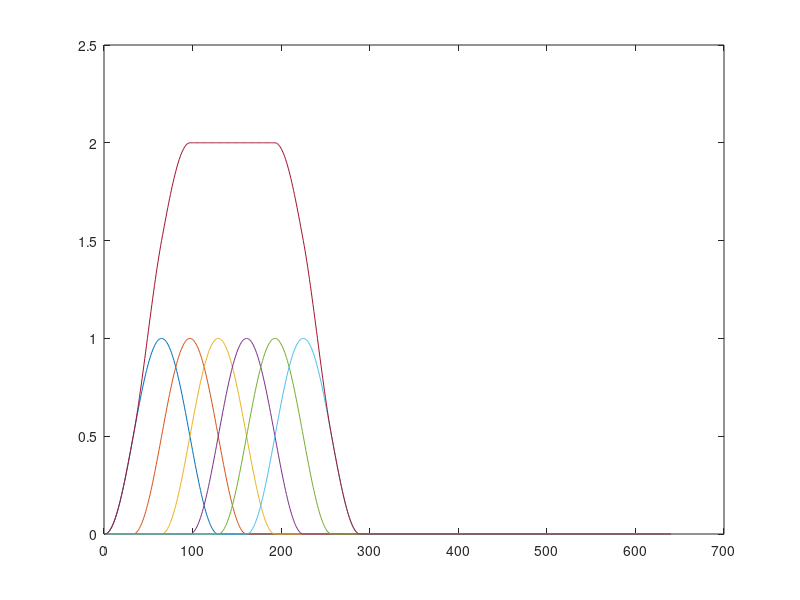

MATLAB code for this plot:
clear all;
window_size = 128;
index2 = 1:window_size*5;
win = hann(window_size, 'periodic');
% win = hann(window_size, 'symmetric');
sig1 = zeros(window_size*5, 1);
sig2 = zeros(window_size*5, 1);
sig3 = zeros(window_size*5, 1);
sig4 = zeros(window_size*5, 1);
sig5 = zeros(window_size*5, 1);
sig6 = zeros(window_size*5, 1);

sig1(1:window_size) = win';
gap = 0.25;
sig2( 1+window_size*gap : window_size*gap+window_size) = win';
sig3( 1+window_size*gap*2 : window_size*gap*2+window_size) = win';
sig4( 1+window_size*gap*3 : window_size*gap*3+window_size) = win';
sig5( 1+window_size*gap*4 : window_size*gap*4+window_size) = win';
sig6( 1+window_size*gap*5 : window_size*gap*5+window_size) = win';

% index_win2 = 0:1/(window_size-1):1;
% % win2 = (sin(pi*index_win2))';
% win2 = hann(window_size, 'periodic');
% gap = 0.25;
% % win2 = win2/(sqrt(0.5/gap));
% 
% sig1(1:window_size) = (win.*win2)';
% sig2( 1+window_size*gap : window_size*gap+window_size) = (win.*win2)';
% sig3( 1+window_size*gap*2 : window_size*gap*2+window_size) = (win.*win2)';
% sig4( 1+window_size*gap*3 : window_size*gap*3+window_size) = (win.*win2)';
% sig5( 1+window_size*gap*4 : window_size*gap*4+window_size) = (win.*win2)';
% sig6( 1+window_size*gap*5 : window_size*gap*5+window_size) = (win.*win2)';

figure, plot(index2, sig1); hold on;
plot(index2, sig2); hold on;
plot(index2, sig3); hold on;
plot(index2, sig4); hold on;
plot(index2, sig5); hold on;
plot(index2, sig6); hold on;
plot(index2, sig1+sig2+sig3+sig4+sig5+sig6);

% index3 = (1:10)/10; 
% win3 = sin(pi*index3);
% figure, plot(index3, win3);


% index_win2 = (0:1/(window_size-1):1)';
% win2 = (sin(pi*index_win2));
% win1 = (cos(2*pi*index_win2));
% figure, plot(index_win2, win2); hold on;
% plot(index_win2, win1); hold on;
% plot(index_win2, win1+win2); hold on;